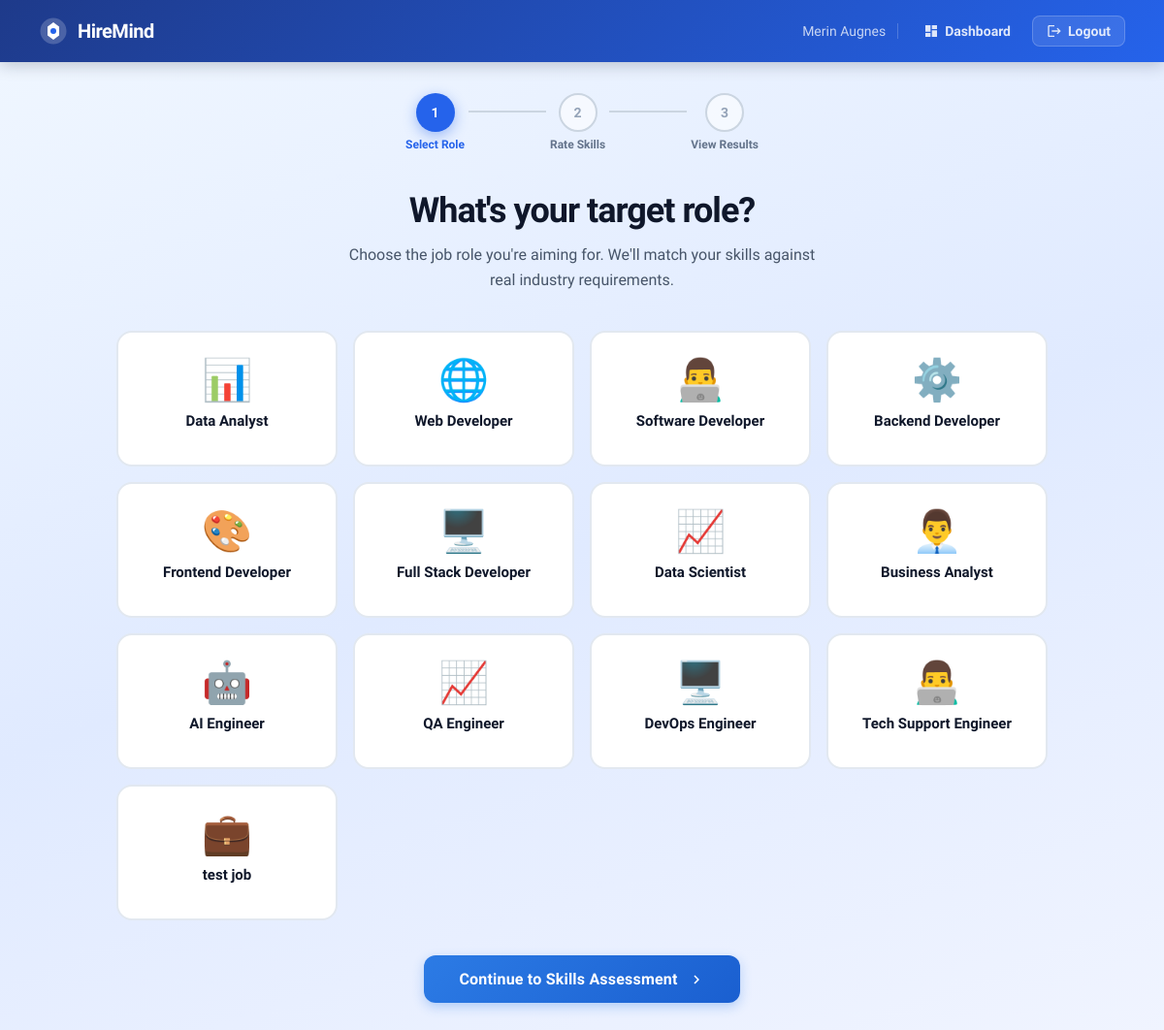
Page / (signed in) on the earlier database version.
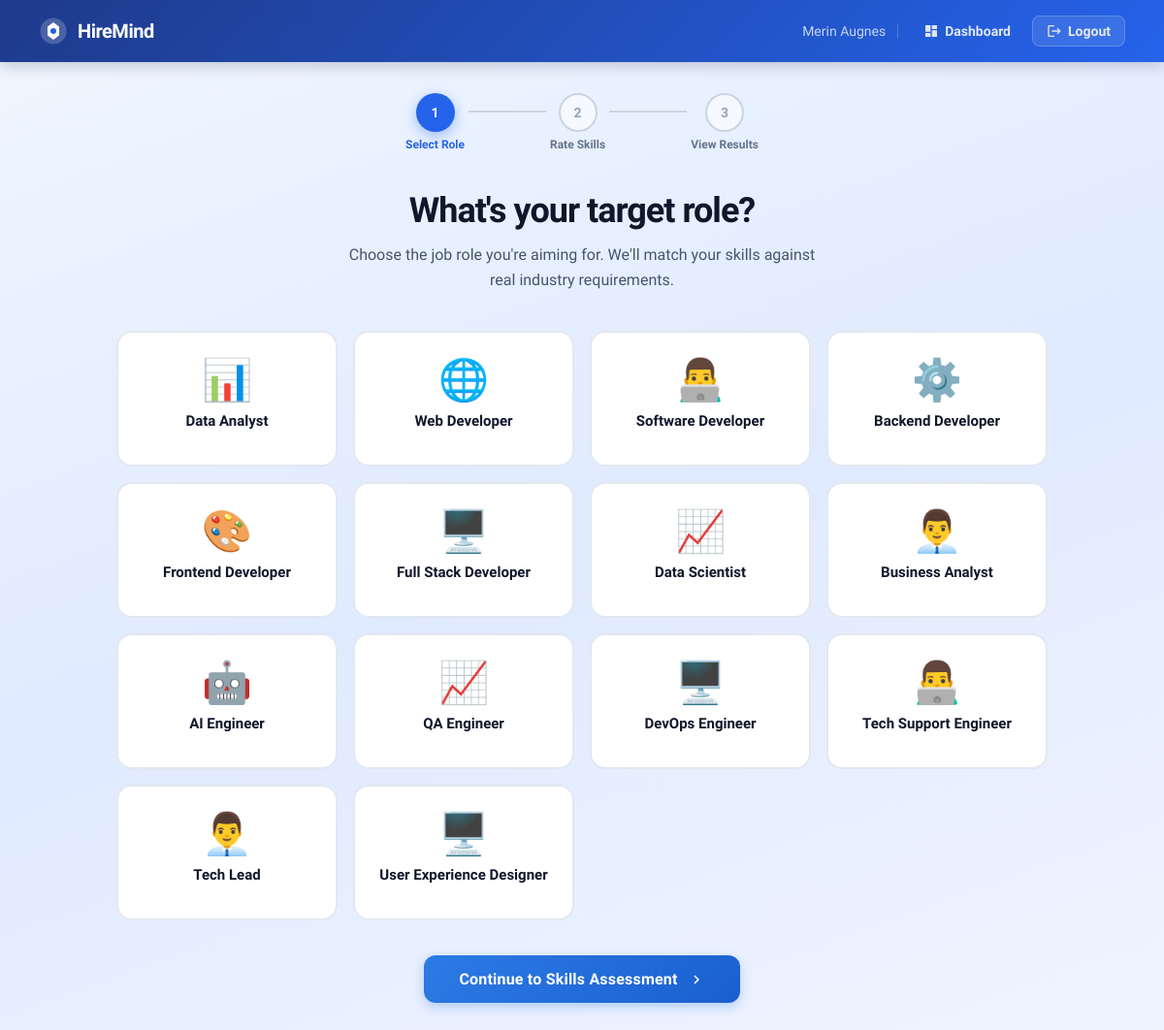
Same page on the later database version.
### tables this page shows
CREATE TABLE job_roles (
            id INTEGER PRIMARY KEY AUTOINCREMENT,
            role_name TEXT UNIQUE,
            icon TEXT DEFAULT '💼'
        );

### app.py (the view)
@app.route('/')
def select_role():
    if 'user_id' not in session:
        return redirect(url_for('login'))
    if session['user_id'] == 1:
        return redirect(url_for('admin_dashboard'))
    conn = sqlite3.connect("hiremind.db", timeout=10)
    cursor = conn.cursor()
    cursor.execute("SELECT role_name, icon FROM job_roles")
    roles = cursor.fetchall()
    conn.close()
    return render_template('select_role.html', roles=roles)

### templates/select_role.html (shortened to what this page needs)
{% extends "base.html" %}
{% block content %}
<head>
</head>
<div class="page-wrapper">
    <div class="stepper">
        <div class="stepper-step">
            <div class="stepper-circle active">1</div>
            <span class="stepper-label active-label">Select Role</span>
        </div>
        <div class="stepper-line"></div>
        <div class="stepper-step">
            <div class="stepper-circle inactive">2</div>
            <span class="stepper-label">Rate Skills</span>
        </div>
        <div class="stepper-line"></div>
        <div class="stepper-step">
            <div class="stepper-circle inactive">3</div>
            <span class="stepper-label">View Results</span>
        </div>
    </div>
    <div class="page-head">
        <h1>What's your target role?</h1>
        <p>Choose the job role you're aiming for. We'll match your skills against real industry requirements.</p>
    </div>
    <form action="/skills" method="post">
        <div class="roles-grid">
            {% for role, icon in roles %}
            <div class="role-card">
                <label for="role_{{ loop.index }}">
                    <div class="role-icon">{{ icon }}</div>
                    <div class="role-name">{{ role }}</div>
                </label>
            </div>
            {% endfor %}
        </div>
        <div class="cta-row">
            <button type="submit" class="btn-cta">
                Continue to Skills Assessment
                <svg width="18" height="18" viewBox="0 0 24 24" fill="currentColor"><path d="M8.59 16.59L13.17 12 8.59 7.41 10 6l6 6-6 6z"/></svg>
            </button>
        </div>
    </form>
</div>
{% endblock %}

Differences in the rows shown:
removed job_roles: icon "💼", role_name "test job"
added job_roles: icon "👨‍💼", role_name "Tech Lead"
added job_roles: icon "🖥️", role_name "User Experience Designer"
